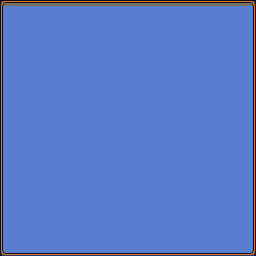

Tiled map render using the project's own tile images. Description and the map definition, with tile-layer contents summarised, below:
An orthogonal 16x16 tile map with 16x16 px tiles, 1 tile layer (Background).

<map version="1.0" orientation="orthogonal" renderorder="right-down" width="16" height="16" tilewidth="16" tileheight="16" nextobjectid="1">
 <tileset firstgid="1" name="menu_tiles" tilewidth="16" tileheight="16" tilecount="304" columns="16">
  <image source="../GUI/GUI0.png" width="256" height="304" />
 </tileset>
 <layer name="Background" width="16" height="16">
  <data>[256 cells, 256 non-empty, 9 distinct tile ids]</data>
 </layer>
</map>
